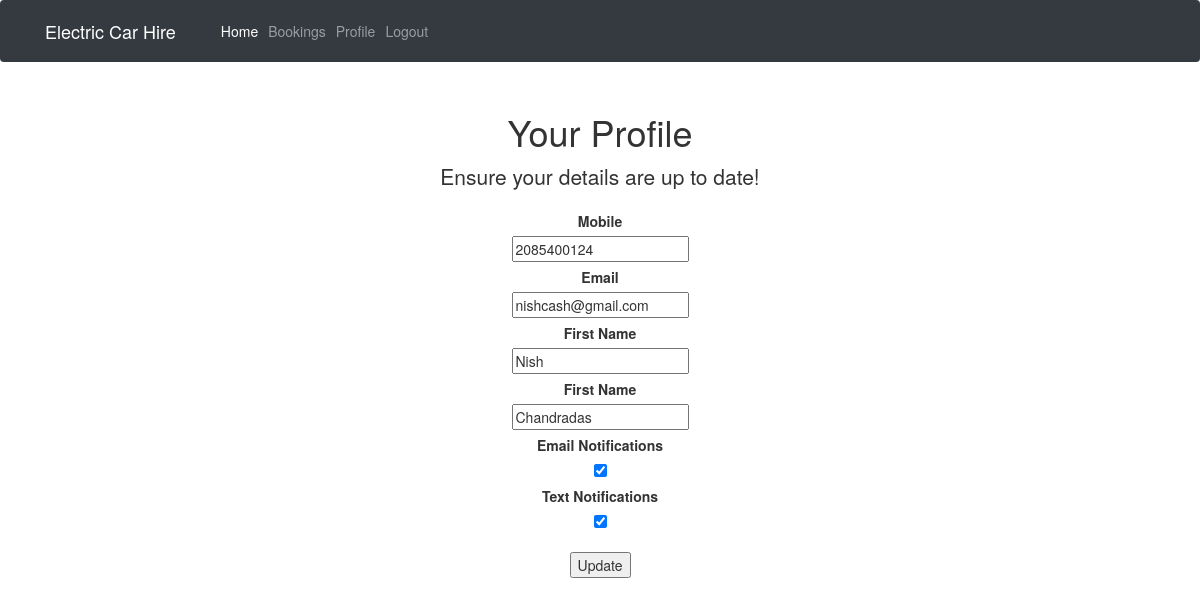
The app's page /profile (signed in), older data.
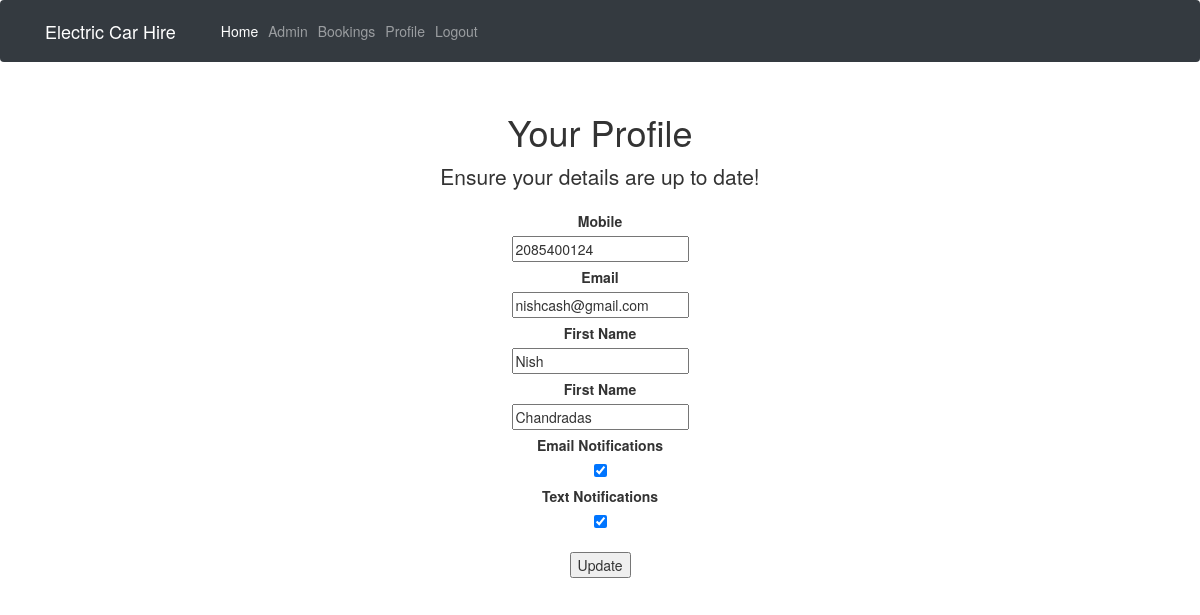
The same page, newer data.
### models.py (models this page shows, shortened)
class User(UserMixin, db.Model):
    id = db.Column(db.Integer, primary_key=True)
    username = db.Column(db.String(80), unique=True, nullable=False)
    first_name = db.Column(db.String(80), nullable=True)
    last_name = db.Column(db.String(80), nullable=True)
    email_notifications = db.Column(db.Boolean, default=True)
    text_notifications = db.Column(db.Boolean, default=True)
    date_enrolled = db.Column(db.DateTime, default=datetime.datetime.now)
    password = db.Column(PasswordType(
        schemes=[
            'pbkdf2_sha512',
            'md5_crypt'
        ],
        deprecated=['md5_crypt']
    ))
    email = db.Column(EmailType, unique=True, nullable=False)
    mobile = db.Column(db.String(80), nullable=True)
    admin = db.Column(db.Boolean, default=False)
    profile_complete = db.Column(db.Boolean, default=False)
    bookings = db.relationship('Booking', backref='user')

### user.py (the view, shortened to what this page needs)
@user.route('/profile', methods=('GET', 'POST'))
def profile():
    if current_user.is_authenticated == False:
        return redirect(url_for('core.home'))
    form = ProfileForm(obj=current_user)
    return render_template('user/profile.html', title='Profile', form=form)

### forms.py
class ProfileForm(ModelForm, FlaskForm):
    username = StringField('Username', validators=[DataRequired(),
                                                   Unique(User.username,
                                                          message="User with username exists")])
    email = StringField('Email', validators=[DataRequired(),
                                             validators.Email(message="Must be a valid email address"),
                                             Unique(User.email, message="User with email exists")])
    mobile = IntegerField('Mobile', validators=[DataRequired()])
    first_name =  StringField('First Name',validators=[DataRequired()])
    last_name = StringField('First Name',validators=[DataRequired()])
    email_notifications = BooleanField('Email Notifications')
    text_notifications = BooleanField('Text Notifications')

### models.py (called while the page is built)
@login_manager.user_loader
def load_user(user_id):
    return User.query.get(user_id)

### templates/user/profile.html (shortened to what this page needs)
{% extends 'base.html' %}
{% block container %}
    <div class="row">
    <div class="col-lg-12 text-center">
      <h1 class="mt-5">Your Profile</h1>
      <p class="lead">Ensure your details are up to date!</p>
    {% from "./helpers/_form_helper.html" import render_field %}
    <form method="POST" action="/profile">
         <dl>
            {{ render_field(form.mobile) }}
            {{ render_field(form.email) }}
            {{ render_field(form.first_name) }}
            {{ render_field(form.last_name) }}
            {{ render_field(form.email_notifications) }}
            {{ render_field(form.text_notifications) }}
        </dl>
        <p><input type=submit value=Update>
    </form>
    </div>
  </div>
{% endblock %}

### templates/base.html (shortened to what this page needs)
<!DOCTYPE html>
<html lang="en">
  <head>
    <link href="https://stackpath.bootstrapcdn.com/bootstrap/4.1.3/css/bootstrap.min.css" rel="stylesheet">
  </head>
  <body>
    {% include 'partials/nav.html' %}
    <div class="container">
        {% block container %}{% endblock %}
    </div>
    <link href="https://maxcdn.bootstrapcdn.com/bootstrap/3.2.0/css/bootstrap.min.css" rel="stylesheet" type="text/css" />
    <link rel="stylesheet" href="https://cdnjs.cloudflare.com/ajax/libs/bootstrap-datetimepicker/4.17.47/css/bootstrap-datetimepicker-standalone.css" />
  </body>
</html>

### templates/partials/nav.html (shortened to what this page needs)
    <nav class="navbar navbar-expand-lg navbar-dark bg-dark static-top">
      <div class="container">
        <a class="navbar-brand" href="#">Electric Car Hire</a>
        <div class="collapse navbar-collapse" id="navbarResponsive">
          <ul class="navbar-nav ml-auto">
            <li class="nav-item active">
              <a class="nav-link" href="/">Home
              </a>
            </li>
            {% if current_user.admin %}
                <li class="nav-item">
                    <a class="nav-link" href="admin">Admin</a>
            {% endif %}
            {% if current_user.is_authenticated %}
                <li class="nav-item">
                    <a class="nav-link" href="/bookings">Bookings</a>
                </li>
                <li class="nav-item">
                    <a class="nav-link" href="/profile">Profile</a>
                </li>
                <li class="nav-item">
                    <a class="nav-link" href="/logout">Logout</a>
                </li>
            {% endif %}
          </ul>
        </div>
      </div>
    </nav>

### templates/helpers/_form_helper.html (shortened to what this page needs)
{% macro render_field(field) %}
  <dt>{{ field.label }}
  <dd>{{ field(**kwargs)|safe }}
  </dd>
{% endmacro %}

Row changes from the older to the newer data that the page shows:
changed User "nishcash@gmail.com": admin False → True (drawn)
Text that changed along with them:
text now shown: "Admin"
